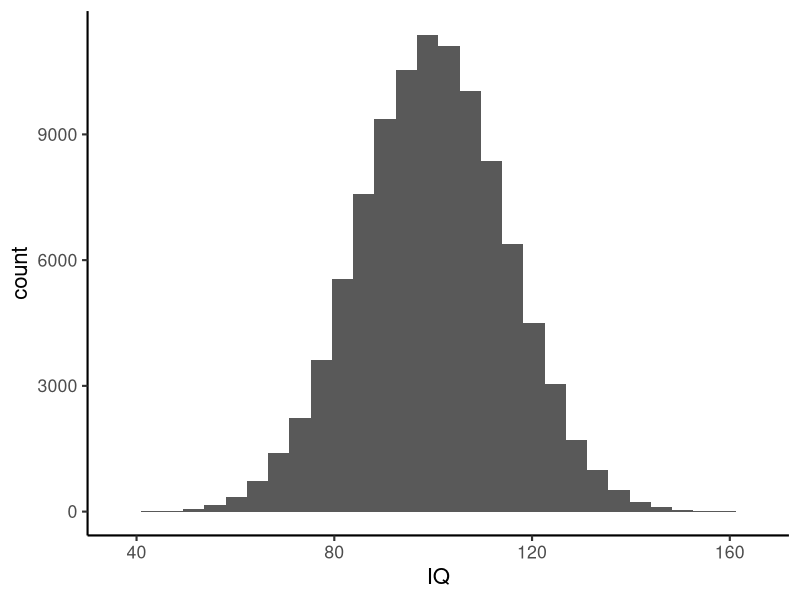
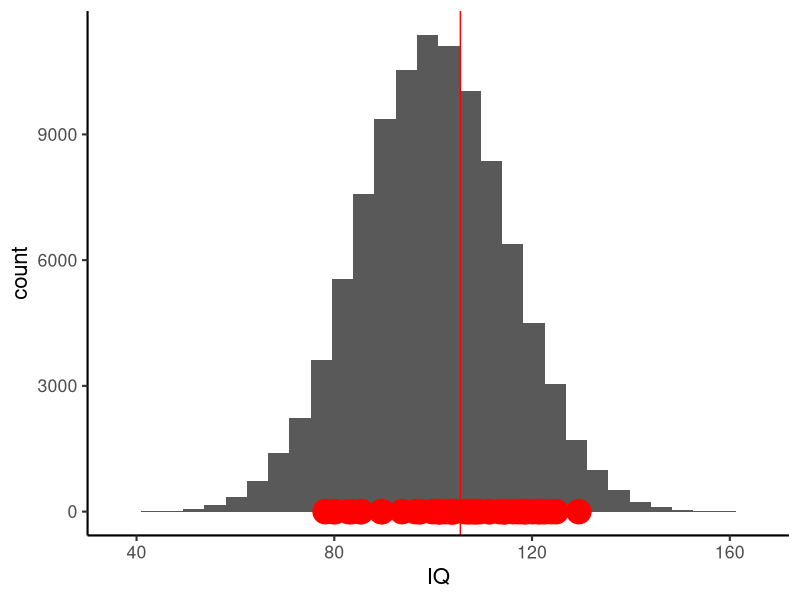
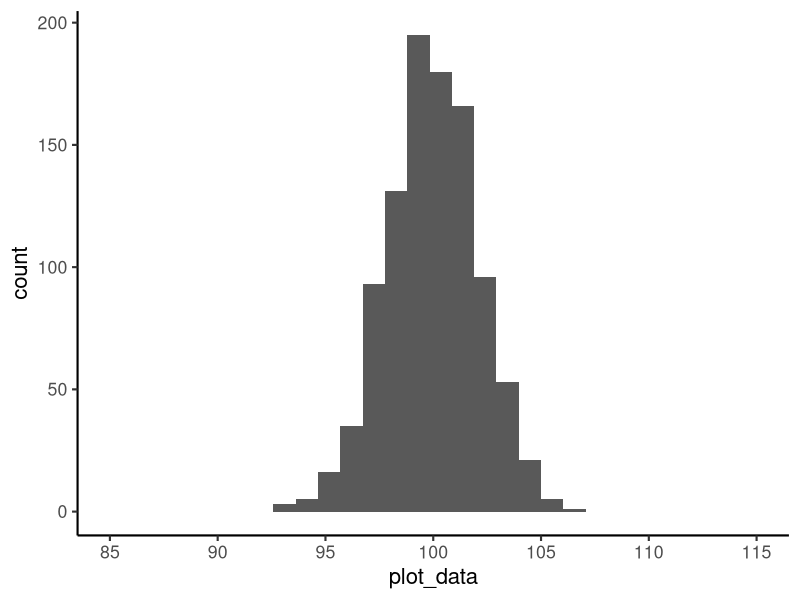
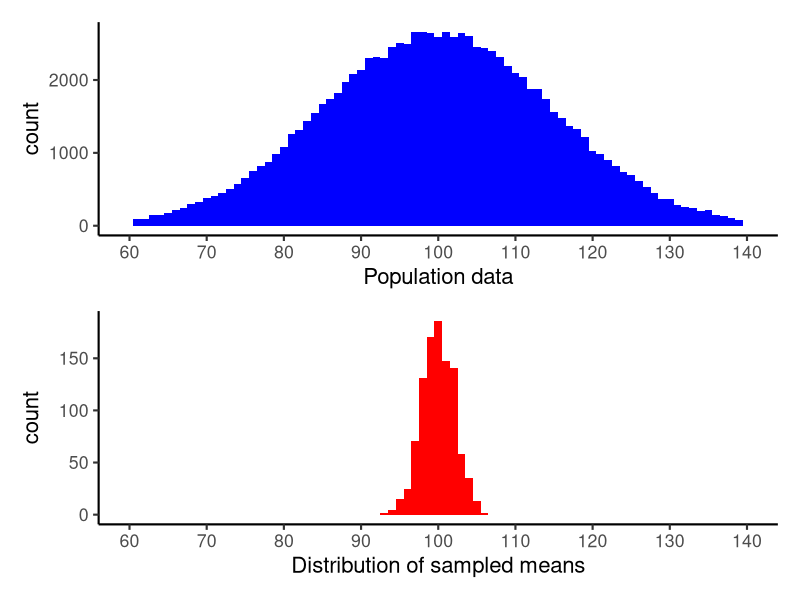

Here is the R script that generated these plots, in order:
library(tidyverse)
library(patchwork)
theme_set(theme_classic(base_size = 16))

# generate population of IQ scores and plot
pop_size <- 100000
IQ <- rnorm(pop_size,100,15) # normal distribution
#IQ <- runif(pop_size,70,130) # uniform distribution
ggplot() +
  geom_histogram(aes(IQ))


# set our experimental sampling conditions
sample_size <- 50

# plot one sample mean on the distribution of population
sample <- round(runif(sample_size,0,pop_size),0)
ggplot() +
  geom_histogram(aes(IQ)) +
  geom_point(aes(x = IQ[sample]), y = 0,
             size = 8, colour = "red") +
  geom_vline(xintercept = mean(IQ[sample]),
             colour = "red")

# how many samples shall we collect?
sampling_iterations <- 1000 # number of samples
plot_data <- NULL
# conduct sampling process
for (i in 1:sampling_iterations) {

  sample <- round(runif(sample_size,0,pop_size),0)
  plot_data <- rbind(plot_data, mean(IQ[sample]))

}

# plot the sampled data
ggplot() +
  geom_histogram(aes(plot_data)) +
  scale_x_continuous(limits = c(85,115),
                     breaks = seq(85,115,5))

# plot the sampled data over the population data
pop_plot <- ggplot() +
  geom_histogram(aes(IQ),
                 fill = "blue",
                 binwidth = 1)  +
  labs(x = "Population data") +
  scale_x_continuous(limits = c(60,140),
                     breaks = seq(60,140,10))

sample_plot <- ggplot() +
  geom_histogram(aes(plot_data),
                 fill = "red",
                 binwidth = 1) +
  labs(x = "Distribution of sampled means") +
  scale_x_continuous(limits = c(60,140),
                     breaks = seq(60,140,10))

pop_plot/sample_plot



